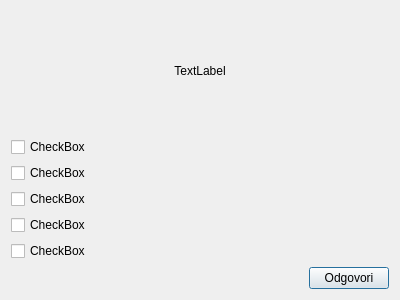
<?xml version="1.0" encoding="UTF-8"?>
<ui version="4.0">
 <class>check</class>
 <widget class="QDialog" name="check">
  <property name="geometry">
   <rect>
    <x>0</x>
    <y>0</y>
    <width>400</width>
    <height>300</height>
   </rect>
  </property>
  <property name="windowTitle">
   <string>Dialog</string>
  </property>
  <layout class="QVBoxLayout" name="verticalLayout_2">
   <item>
    <widget class="QLabel" name="label">
     <property name="text">
      <string>TextLabel</string>
     </property>
     <property name="alignment">
      <set>Qt::AlignCenter</set>
     </property>
    </widget>
   </item>
   <item>
    <layout class="QHBoxLayout" name="horizontalLayout">
     <item>
      <layout class="QVBoxLayout" name="verticalLayout">
       <item>
        <widget class="QCheckBox" name="ans1">
         <property name="text">
          <string>CheckBox</string>
         </property>
        </widget>
       </item>
       <item>
        <widget class="QCheckBox" name="ans2">
         <property name="text">
          <string>CheckBox</string>
         </property>
        </widget>
       </item>
       <item>
        <widget class="QCheckBox" name="ans3">
         <property name="text">
          <string>CheckBox</string>
         </property>
        </widget>
       </item>
       <item>
        <widget class="QCheckBox" name="ans4">
         <property name="text">
          <string>CheckBox</string>
         </property>
        </widget>
       </item>
       <item>
        <widget class="QCheckBox" name="ans5">
         <property name="text">
          <string>CheckBox</string>
         </property>
        </widget>
       </item>
      </layout>
     </item>
     <item>
      <spacer name="horizontalSpacer_2">
       <property name="orientation">
        <enum>Qt::Horizontal</enum>
       </property>
       <property name="sizeHint" stdset="0">
        <size>
         <width>40</width>
         <height>20</height>
        </size>
       </property>
      </spacer>
     </item>
    </layout>
   </item>
   <item>
    <layout class="QHBoxLayout" name="horizontalLayout_2">
     <item>
      <spacer name="horizontalSpacer">
       <property name="orientation">
        <enum>Qt::Horizontal</enum>
       </property>
       <property name="sizeHint" stdset="0">
        <size>
         <width>40</width>
         <height>20</height>
        </size>
       </property>
      </spacer>
     </item>
     <item>
      <widget class="QPushButton" name="pushButton">
       <property name="text">
        <string>Odgovori</string>
       </property>
      </widget>
     </item>
    </layout>
   </item>
  </layout>
 </widget>
 <resources/>
 <connections/>
</ui>
